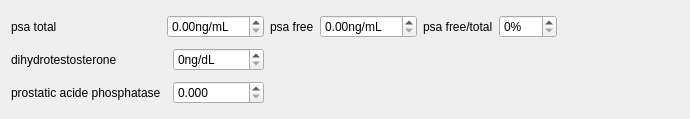
<?xml version="1.0" encoding="UTF-8"?>
<ui version="4.0">
 <class>LabTestsResults</class>
 <widget class="QWidget" name="LabTestsResults">
  <property name="geometry">
   <rect>
    <x>0</x>
    <y>0</y>
    <width>690</width>
    <height>119</height>
   </rect>
  </property>
  <property name="windowTitle">
   <string/>
  </property>
  <layout class="QHBoxLayout" name="horizontalLayout">
   <item>
    <layout class="QGridLayout" name="gridLayout">
     <item row="0" column="0">
      <widget class="QLabel" name="psaTotalLabel">
       <property name="sizePolicy">
        <sizepolicy hsizetype="Fixed" vsizetype="Preferred">
         <horstretch>0</horstretch>
         <verstretch>0</verstretch>
        </sizepolicy>
       </property>
       <property name="text">
        <string>psa total</string>
       </property>
      </widget>
     </item>
     <item row="0" column="1" colspan="2">
      <widget class="QDoubleSpinBox" name="psaTotal">
       <property name="maximumSize">
        <size>
         <width>100</width>
         <height>16777215</height>
        </size>
       </property>
       <property name="suffix">
        <string notr="true">ng/mL</string>
       </property>
       <property name="maximum">
        <double>100.000000000000000</double>
       </property>
      </widget>
     </item>
     <item row="0" column="3">
      <widget class="QLabel" name="psaFreeLabel">
       <property name="sizePolicy">
        <sizepolicy hsizetype="Fixed" vsizetype="Preferred">
         <horstretch>0</horstretch>
         <verstretch>0</verstretch>
        </sizepolicy>
       </property>
       <property name="text">
        <string>psa free</string>
       </property>
      </widget>
     </item>
     <item row="0" column="4">
      <widget class="QDoubleSpinBox" name="psaFree">
       <property name="maximumSize">
        <size>
         <width>100</width>
         <height>16777215</height>
        </size>
       </property>
       <property name="suffix">
        <string notr="true">ng/mL</string>
       </property>
       <property name="maximum">
        <double>100.000000000000000</double>
       </property>
      </widget>
     </item>
     <item row="0" column="5">
      <widget class="QLabel" name="psaRatioLabel">
       <property name="text">
        <string>psa free/total</string>
       </property>
      </widget>
     </item>
     <item row="0" column="6">
      <widget class="QSpinBox" name="psaRatio">
       <property name="suffix">
        <string>%</string>
       </property>
       <property name="maximum">
        <number>100</number>
       </property>
      </widget>
     </item>
     <item row="1" column="0" colspan="2">
      <widget class="QLabel" name="dhtLabel">
       <property name="sizePolicy">
        <sizepolicy hsizetype="Fixed" vsizetype="Preferred">
         <horstretch>0</horstretch>
         <verstretch>0</verstretch>
        </sizepolicy>
       </property>
       <property name="text">
        <string>dihydrotestosterone</string>
       </property>
      </widget>
     </item>
     <item row="1" column="2">
      <widget class="QDoubleSpinBox" name="dht">
       <property name="maximumSize">
        <size>
         <width>100</width>
         <height>16777215</height>
        </size>
       </property>
       <property name="suffix">
        <string notr="true">ng/dL</string>
       </property>
       <property name="decimals">
        <number>0</number>
       </property>
       <property name="maximum">
        <double>10000.000000000000000</double>
       </property>
      </widget>
     </item>
     <item row="2" column="0">
      <widget class="QLabel" name="papLabel">
       <property name="sizePolicy">
        <sizepolicy hsizetype="Fixed" vsizetype="Preferred">
         <horstretch>0</horstretch>
         <verstretch>0</verstretch>
        </sizepolicy>
       </property>
       <property name="text">
        <string>prostatic acide phosphatase</string>
       </property>
      </widget>
     </item>
     <item row="2" column="2">
      <widget class="QDoubleSpinBox" name="pap">
       <property name="maximumSize">
        <size>
         <width>100</width>
         <height>16777215</height>
        </size>
       </property>
       <property name="decimals">
        <number>3</number>
       </property>
       <property name="maximum">
        <double>1000000.000000000000000</double>
       </property>
      </widget>
     </item>
    </layout>
   </item>
   <item>
    <spacer name="horizontalSpacer">
     <property name="orientation">
      <enum>Qt::Horizontal</enum>
     </property>
     <property name="sizeHint" stdset="0">
      <size>
       <width>40</width>
       <height>20</height>
      </size>
     </property>
    </spacer>
   </item>
  </layout>
 </widget>
 <resources/>
 <connections/>
</ui>
